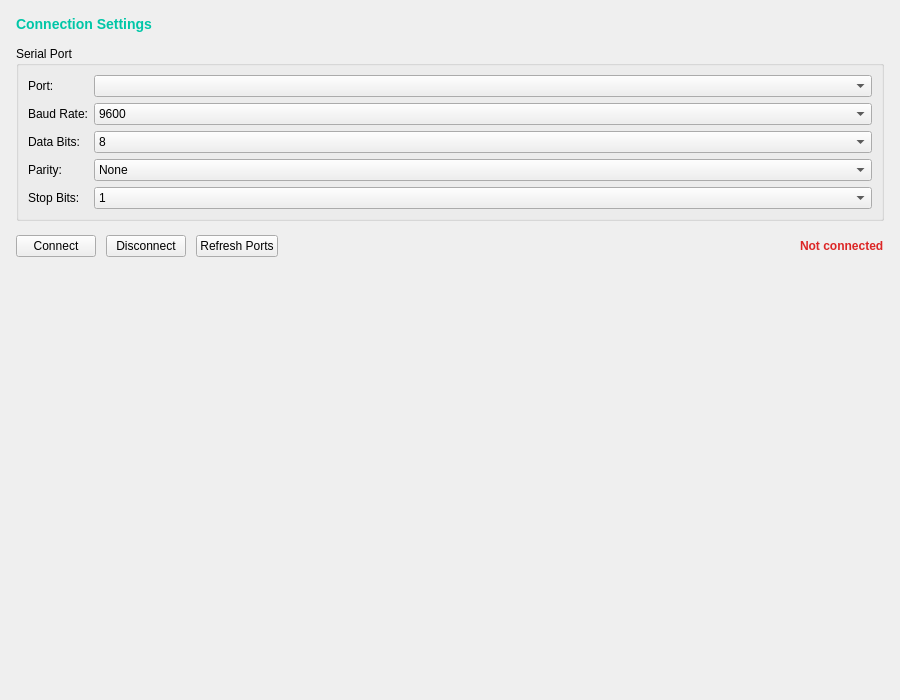
<?xml version="1.0" encoding="UTF-8"?>
<ui version="4.0">
 <class>SettingsPanel</class>
 <widget class="QWidget" name="SettingsPanel">
  <property name="geometry">
   <rect><x>0</x><y>0</y><width>900</width><height>700</height></rect>
  </property>
  <layout class="QVBoxLayout" name="outerLayout">
   <property name="leftMargin"><number>16</number></property>
   <property name="topMargin"><number>16</number></property>
   <property name="rightMargin"><number>16</number></property>
   <property name="bottomMargin"><number>16</number></property>
   <property name="spacing"><number>14</number></property>
   <item>
    <widget class="QLabel" name="headerLabel">
     <property name="text"><string>&lt;b&gt;Connection Settings&lt;/b&gt;</string></property>
     <property name="styleSheet"><string>color:#00c6a7; font-size:14px;</string></property>
    </widget>
   </item>
   <item>
    <widget class="QGroupBox" name="portGroup">
     <property name="title"><string>Serial Port</string></property>
     <layout class="QFormLayout" name="portForm">
      <item row="0" column="0">
       <widget class="QLabel" name="lPort"><property name="text"><string>Port:</string></property></widget>
      </item>
      <item row="0" column="1">
       <widget class="QComboBox" name="portCombo">
        <property name="minimumWidth"><number>160</number></property>
       </widget>
      </item>
      <item row="1" column="0">
       <widget class="QLabel" name="lBaud"><property name="text"><string>Baud Rate:</string></property></widget>
      </item>
      <item row="1" column="1">
       <widget class="QComboBox" name="baudCombo">
        <item><property name="text"><string>9600</string></property></item>
        <item><property name="text"><string>19200</string></property></item>
        <item><property name="text"><string>38400</string></property></item>
        <item><property name="text"><string>57600</string></property></item>
        <item><property name="text"><string>115200</string></property></item>
        <item><property name="text"><string>230400</string></property></item>
        <item><property name="text"><string>460800</string></property></item>
        <item><property name="text"><string>921600</string></property></item>
       </widget>
      </item>
      <item row="2" column="0">
       <widget class="QLabel" name="lData"><property name="text"><string>Data Bits:</string></property></widget>
      </item>
      <item row="2" column="1">
       <widget class="QComboBox" name="dataBitsCombo">
        <item><property name="text"><string>8</string></property></item>
        <item><property name="text"><string>7</string></property></item>
        <item><property name="text"><string>6</string></property></item>
        <item><property name="text"><string>5</string></property></item>
       </widget>
      </item>
      <item row="3" column="0">
       <widget class="QLabel" name="lParity"><property name="text"><string>Parity:</string></property></widget>
      </item>
      <item row="3" column="1">
       <widget class="QComboBox" name="parityCombo">
        <item><property name="text"><string>None</string></property></item>
        <item><property name="text"><string>Even</string></property></item>
        <item><property name="text"><string>Odd</string></property></item>
        <item><property name="text"><string>Mark</string></property></item>
        <item><property name="text"><string>Space</string></property></item>
       </widget>
      </item>
      <item row="4" column="0">
       <widget class="QLabel" name="lStop"><property name="text"><string>Stop Bits:</string></property></widget>
      </item>
      <item row="4" column="1">
       <widget class="QComboBox" name="stopBitsCombo">
        <item><property name="text"><string>1</string></property></item>
        <item><property name="text"><string>1.5</string></property></item>
        <item><property name="text"><string>2</string></property></item>
       </widget>
      </item>
     </layout>
    </widget>
   </item>
   <!-- Buttons + status -->
   <item>
    <layout class="QHBoxLayout" name="btnRow">
     <property name="spacing"><number>10</number></property>
     <item>
      <widget class="QPushButton" name="connectButton">
       <property name="objectName"><string>connectButton</string></property>
       <property name="text"><string>Connect</string></property>
      </widget>
     </item>
     <item>
      <widget class="QPushButton" name="disconnectButton">
       <property name="objectName"><string>disconnectButton</string></property>
       <property name="text"><string>Disconnect</string></property>
      </widget>
     </item>
     <item>
      <widget class="QPushButton" name="refreshButton">
       <property name="text"><string>Refresh Ports</string></property>
      </widget>
     </item>
     <item>
      <spacer name="hSpacer">
       <property name="orientation"><enum>Qt::Horizontal</enum></property>
       <property name="sizeHint" stdset="0">
        <size><width>40</width><height>20</height></size>
       </property>
      </spacer>
     </item>
     <item>
      <widget class="QLabel" name="statusLabel">
       <property name="text"><string>Not connected</string></property>
       <property name="styleSheet">
        <string>color:#dc2626; font-weight:bold;</string>
       </property>
      </widget>
     </item>
    </layout>
   </item>
   <item>
    <spacer name="vSpacer">
     <property name="orientation"><enum>Qt::Vertical</enum></property>
     <property name="sizeHint" stdset="0">
      <size><width>20</width><height>40</height></size>
     </property>
    </spacer>
   </item>
  </layout>
 </widget>
 <resources/>
 <connections/>
</ui>
